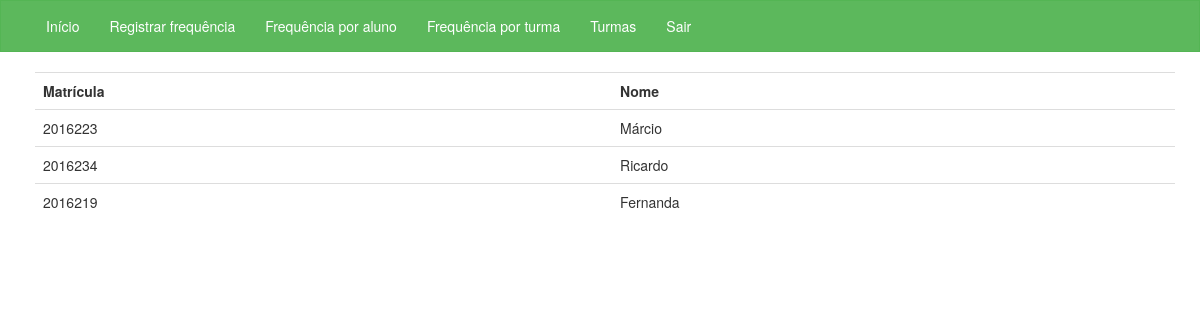
Page /appfrequencia/turmas/meca/ (signed in) on the committed database.
### appfrequencia/models.py (models this page shows, shortened)
class Aluno(models.Model):
    id_turma = models.ForeignKey(Turma, on_delete=models.CASCADE)
    matricula = models.IntegerField(default=0)
    nome = models.CharField(max_length=60)

### appfrequencia/views.py (the view)
@login_required(login_url="login")
def meca_listar(request):
    alunos_meca = Aluno.objects.filter(id_turma__id_turma=2)
    return render(request, 'turmas/meca.html', {'alunos' : alunos_meca})

### templates/turmas/meca.html (shortened to what this page needs)
<!DOCTYPE html>
<html lang="pt-br">
<head>
    <link href="https://maxcdn.bootstrapcdn.com/bootstrap/3.3.6/css/bootstrap.min.css" rel="stylesheet">
</head>
<body>
<nav class="navbar navbar-default">
    <div class="container-fluid">
        <div class="collapse navbar-collapse" id="bs-example-navbar-collapse-1">
            <ul class="nav navbar-nav">
                <li><a href="{% url 'home' %}">Início</a></li>
                <li><a href="{% url 'frequencia' %}">Registrar frequência</a></li>
                <li><a href="{% url "frequencia_por_aluno" %}">Frequência por aluno</a></li>
                <li><a href="{% url "frequencia_por_turma" %}">Frequência por turma</a></li>
                <li><a href="{% url "turmas" %}">Turmas</a></li>
                <li><a href="{% url 'logout' %}">Sair</a></li>
            </ul>
        </div>
    </div>
</nav>
<div class="container">
    <table class="table table-hover">
        <tr>
            <th>Matrícula</th>
            <th>Nome</th>
        </tr>
        {% for aluno in alunos %}
            <tr>
                <td>{{ aluno.matricula }}</td>
                <td>{{ aluno.nome }}</td>
            </tr>
        {% endfor %}
    </table>
</div>
</body>
</html>

### templates/turmas/meca.html (style rules this page uses)
.container { margin-left: 20px; }
.navbar-default { background-color: #5cb85c; border-color: #54b554; border-radius: 0; }
.navbar-default .navbar-nav > li > a { color: #FFFFFF !important; }

### rows in the picture
Aluno: matricula "2016223", nome "Márcio"
Aluno: matricula "2016234", nome "Ricardo"
Aluno: matricula "2016219", nome "Fernanda"
